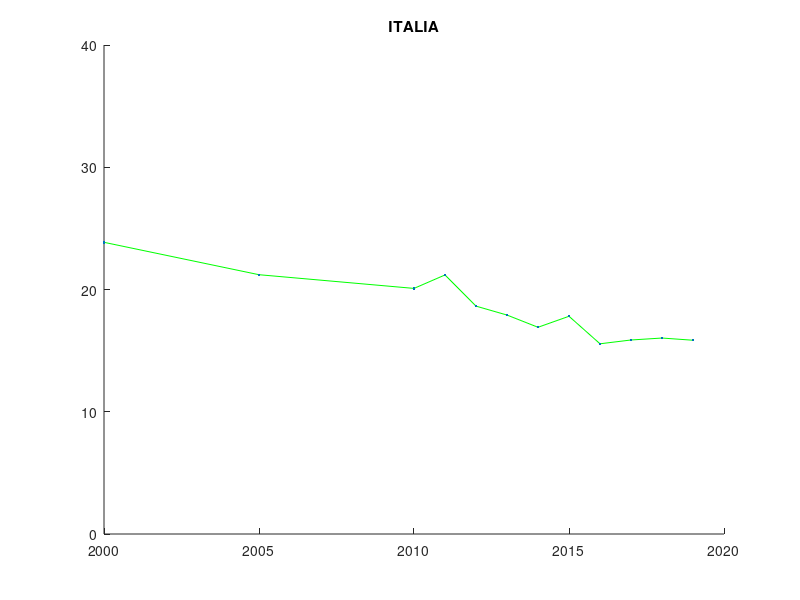

The MATLAB script that drew this image:
x = [2000 2005 2010 2011 2012 2013 2014 2015 2016 2017 2018 2019];
y = [23.86	21.21	20.09	21.19	18.64	17.91	16.91	17.81	15.56	15.87	16.03	15.85];
ylim([0 40])

title('ITALIA')
hold on
plot(x,y,'g')
plot(x,y,'.')